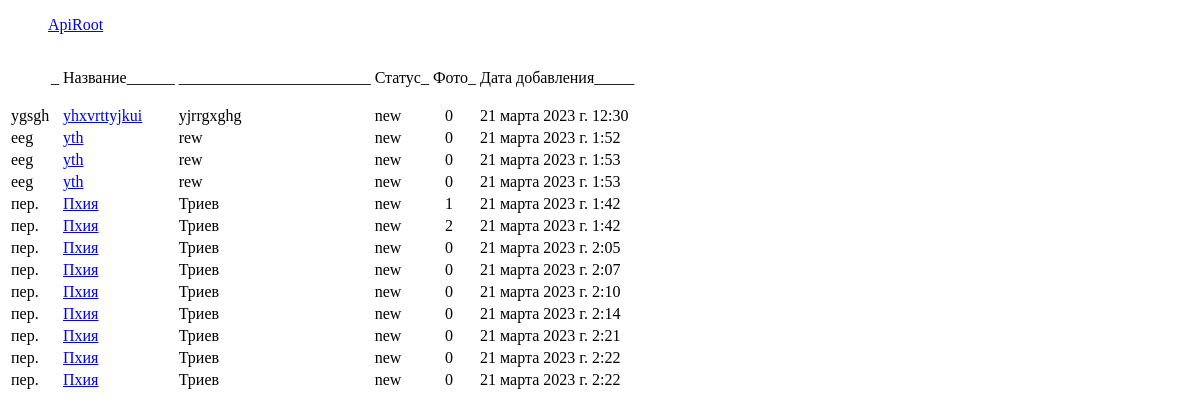
The page /pereval/ on the database as committed earlier.
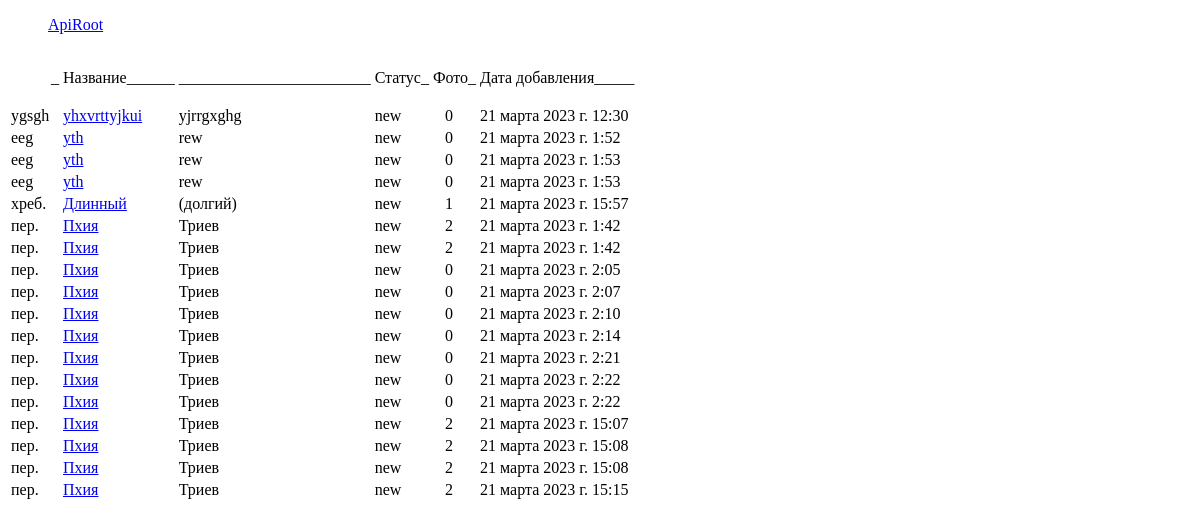
The same page on the database as committed later.
### pereval/models.py (models this page shows)
class Added(models.Model):
    STATUS = [('new', 'new'), ('pending', 'pending'), ('accepted', 'accepted'), ('rejected', 'rejected')]
    beauty_title = models.CharField(max_length=128, )
    title = models.CharField(max_length=128, )
    other_titles = models.CharField(max_length=128, )
    connect = models.CharField(max_length=128, blank=True)
    add_time = models.DateTimeField()
    send_time = models.DateTimeField(auto_now_add=True)
    status = models.CharField(max_length=16, choices=STATUS, default='new',)
    coords = models.OneToOneField(Coords, blank=True, on_delete=models.SET_NULL, null=True)
    level = models.OneToOneField(Level, blank=True, on_delete=models.SET_NULL, null=True)
    user = models.ForeignKey(User, on_delete=models.CASCADE)

### pereval/views.py (the view)
# urls.py: path('', PerevalList.as_view(template_name='perevals.html'), name='perevals'),
class PerevalList(ListView):
    model = Added
    ordering = 'title'
    context_object_name = 'perevals'
    extra_context = {'title': 'Перевалы'}

### templates/perevals.html (shortened to what this page needs)
<!DOCTYPE html>
<html lang="en">
<head>
</head>
<body>
    <ul><a href="../api/v1/">ApiRoot</a></ul>
        {% if perevals %}
            <table>
                    <tr>
                        <td><ul>_</ul></td>
                        <td>Название______</td>
                        <td>________________________</td>
                        <td>Статус_</td>
                        <td>Фото_</td>
                        <td>Дата добавления_____</td>
                    </tr>
                {% for pereval in perevals %}
                    <tr>
                        <td>{{ pereval.beauty_title }}</td>
                        <td><a href="{% url 'pereval' pk=pereval.pk %}">{{ pereval.title }}</a></td>
                        <td>{{ pereval.other_titles }}</td>
                        <td>{{ pereval.status }}</td>
                        <td>&nbsp &nbsp{{ pereval.images.count }}</td>
                        <td>{{ pereval.send_time }} </td>
                    </tr>
                {% endfor %}
            </table>
        {% else %}
            <center>
               <h2>Данных нет!</h2>
            </center>
        {% endif %}
    </body>
</html>

Rows that differ between the two databases and show on the page:
added Added: beauty_title "хреб.", title "Длинный", other_titles "(долгий)", status "new", images.count "1", send_time "21 марта 2023 г. 15:57"
computed for Added (number 6 of 18 on the later page): images.count "1" → "2"
added Added: beauty_title "пер.", title "Пхия", other_titles "Триев", status "new", images.count "2", send_time "21 марта 2023 г. 15:07"
added Added: beauty_title "пер.", title "Пхия", other_titles "Триев", status "new", images.count "2", send_time "21 марта 2023 г. 15:08"
added Added: beauty_title "пер.", title "Пхия", other_titles "Триев", status "new", images.count "2", send_time "21 марта 2023 г. 15:08"
added Added: beauty_title "пер.", title "Пхия", other_titles "Триев", status "new", images.count "2", send_time "21 марта 2023 г. 15:15"
